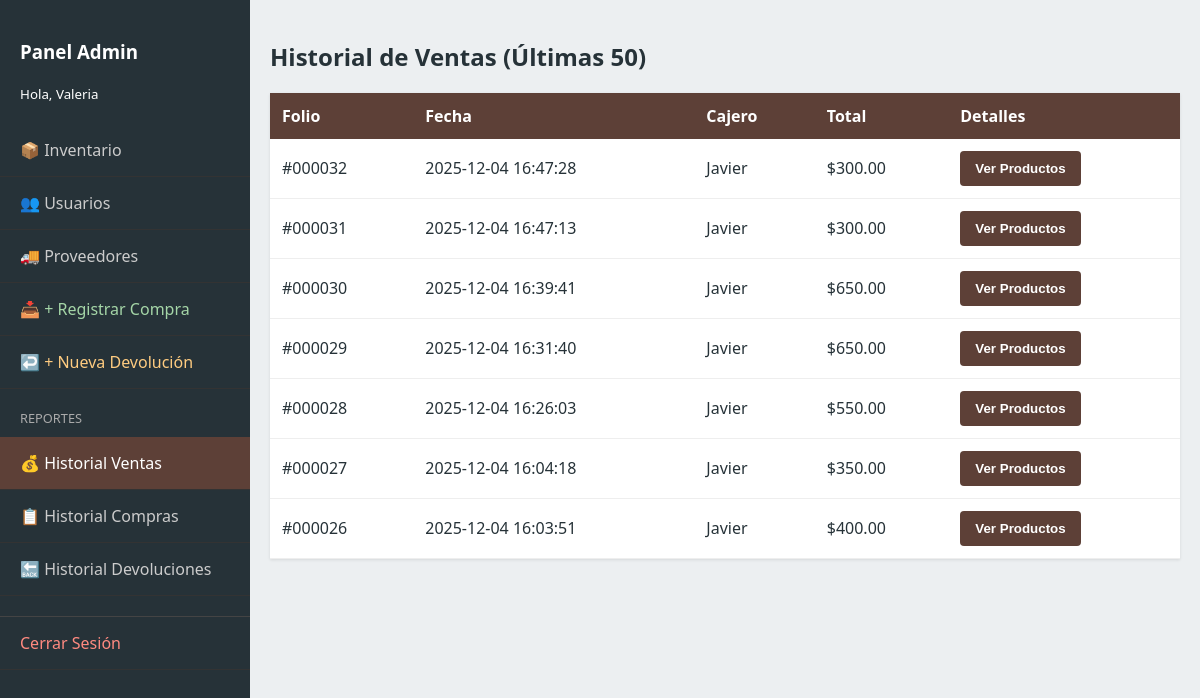
Screenshot of /admin_reporte_ventas.php (signed in) with the database file from the repository.
### tables this page shows
CREATE TABLE `ventas` (
  `id` int(10) UNSIGNED NOT NULL,
  `fecha` datetime NOT NULL DEFAULT current_timestamp(),
  `id_usuario` int(10) UNSIGNED NOT NULL,
  `subtotal` decimal(10,2) DEFAULT NULL,
  `iva` decimal(10,2) DEFAULT NULL,
  `total` decimal(10,2) DEFAULT NULL
);

CREATE TABLE `usuarios` (
  `id` int(10) UNSIGNED NOT NULL,
  `nombre` varchar(100) NOT NULL,
  `correo` varchar(120) NOT NULL,
  `contrasena` varchar(255) NOT NULL,
  `rol` enum('admin','usuario') NOT NULL DEFAULT 'usuario',
  `activo` tinyint(1) NOT NULL DEFAULT 1,
  `creado_en` timestamp NOT NULL DEFAULT current_timestamp()
);

### admin_reporte_ventas.php (the view, shortened to what this page needs)
<?php
require 'db.php';
$sql = "SELECT v.*, u.nombre as cajero
        FROM ventas v
        JOIN usuarios u ON v.id_usuario = u.id
        ORDER BY v.id DESC LIMIT 50";
$ventas = $conn->query($sql);
?>
<!DOCTYPE html>
<html lang="es">
<head>
    <link rel="stylesheet" href="styles.css">
</head>
<body>
    <div class="admin-layout">
        <nav class="sidebar">
            <div style="padding: 20px;">
                <h3>Panel Admin</h3>
                <small>Hola, <?php echo htmlspecialchars($_SESSION['user_name']); ?></small>
            </div>
            <div class="menu">
                <a href="admin.php">📦 Inventario</a>
                <a href="admin_usuarios.php">👥 Usuarios</a>
                <a href="admin_proveedores.php">🚚 Proveedores</a>
                <a href="admin_compras.php" style="color:#A5D6A7;">📥 + Registrar Compra</a>
                <a href="admin_devoluciones.php" style="color:#FFCC80;">↩️ + Nueva Devolución</a>
                <div style="padding:10px 20px; color:#aaa; font-size:0.8rem; margin-top:10px;">REPORTES</div>
                <a href="admin_reporte_ventas.php" class="active">💰 Historial Ventas</a>
                <a href="admin_historial_compras.php">📋 Historial Compras</a>
                <a href="admin_historial_devoluciones.php">🔙 Historial Devoluciones</a>
                <a href="logout.php" style="border-top: 1px solid #444; color: #ff8a80; margin-top:20px;">Cerrar Sesión</a>
            </div>
        </nav>
        <main class="admin-content">
            <h2>Historial de Ventas (Últimas 50)</h2>
            <table class="admin-table">
                <thead><tr><th>Folio</th><th>Fecha</th><th>Cajero</th><th>Total</th><th>Detalles</th></tr></thead>
                <tbody>
                    <?php while($r=$ventas->fetch_assoc()): ?>
                    <tr>
                        <td>#<?= str_pad($r['id'], 6, "0", STR_PAD_LEFT) ?></td>
                        <td><?= $r['fecha'] ?></td>
                        <td><?= $r['cajero'] ?></td>
                        <td>$<?= number_format($r['total'], 2) ?></td>
                        <td><button class="btn btn-primary" onclick="verDetalle(<?= $r['id'] ?>)">Ver Productos</button></td>
                    </tr>
                    <?php endwhile; ?>
                </tbody>
            </table>
        </main>
    </div>
</body>
</html>

### styles.css (style rules this page uses)
:root { --primary: #5D4037; --secondary: #D7CCC8; --accent: #2E7D32; --danger: #C62828; --dark: #263238; --light: #ECEFF1; --white: #ffffff; }
* { box-sizing: border-box; }
body { font-family: 'Segoe UI', sans-serif; background: var(--light); margin: 0; color: var(--dark); }
.btn { border: none; padding: 10px 15px; border-radius: 4px; cursor: pointer; font-weight: bold; color: white; transition: 0.2s; text-decoration: none; display: inline-block; }
.btn-primary { background: var(--primary); }
.admin-layout { display: flex; height: 100vh; overflow: hidden; }
.sidebar { width: 250px; background: var(--dark); color: white; display: flex; flex-direction: column; }
.menu a { display: block; padding: 15px 20px; color: #ccc; text-decoration: none; border-bottom: 1px solid #333; }
.menu a:hover, .menu a.active { background: var(--primary); color: white; }
.admin-content { flex: 1; padding: 20px; overflow-y: auto; }
table.admin-table { width: 100%; border-collapse: collapse; background: white; box-shadow: 0 1px 3px rgba(0,0,0,0.1); }
table.admin-table th { background: var(--primary); color: white; padding: 12px; text-align: left; }
table.admin-table td { padding: 12px; border-bottom: 1px solid #eee; }

### rows the page displays
ventas: id "000032", fecha "2025-12-04 16:47:28", id_usuario.nombre "Javier", total "300.00"
ventas: id "000031", fecha "2025-12-04 16:47:13", id_usuario.nombre "Javier", total "300.00"
ventas: id "000030", fecha "2025-12-04 16:39:41", id_usuario.nombre "Javier", total "650.00"
ventas: id "000029", fecha "2025-12-04 16:31:40", id_usuario.nombre "Javier", total "650.00"
ventas: id "000028", fecha "2025-12-04 16:26:03", id_usuario.nombre "Javier", total "550.00"
ventas: id "000027", fecha "2025-12-04 16:04:18", id_usuario.nombre "Javier", total "350.00"
ventas: id "000026", fecha "2025-12-04 16:03:51", id_usuario.nombre "Javier", total "400.00"

### other values shown
$_SESSION['user_name'] "Valeria"
